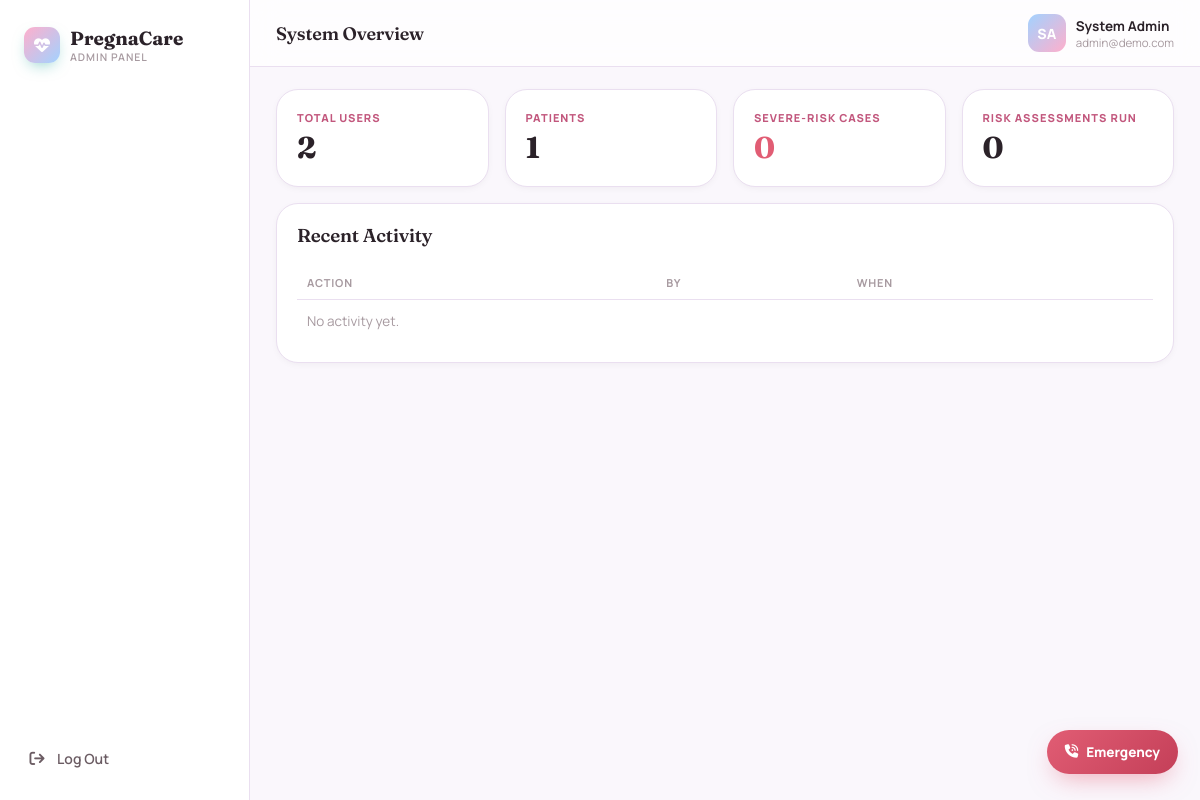
The app's page /admin_dashboard.php (signed in) with its own data.
### tables this page shows
CREATE TABLE users (
  id            VARCHAR(20)  PRIMARY KEY,
  role          ENUM('patient','admin') NOT NULL,
  username      VARCHAR(80)  NULL UNIQUE,
  first_name    VARCHAR(80)  NULL,
  middle_name   VARCHAR(80)  NULL,
  last_name     VARCHAR(80)  NULL,
  name          VARCHAR(120) NOT NULL,
  email         VARCHAR(160) NOT NULL UNIQUE,
  password_hash VARCHAR(255) NOT NULL,
  created_at    DATETIME NOT NULL DEFAULT CURRENT_TIMESTAMP
);

### base.php (the view, shortened to what this page needs)
<?php
try {
    $pdo = new PDO(
        "mysql:host=" . DB_HOST . ";port=" . DB_PORT . ";dbname=" . DB_NAME . ";charset=utf8mb4",
        DB_USER,
        DB_PASS,
        [
            PDO::ATTR_ERRMODE            => PDO::ERRMODE_EXCEPTION,
            PDO::ATTR_DEFAULT_FETCH_MODE => PDO::FETCH_ASSOC,
            PDO::ATTR_EMULATE_PREPARES   => false,
        ]
    );
} catch (PDOException $e) {
    die("Database connection failed. Import sql/schema.sql first and check the DB_* constants at the top of base.php.<br>Error: " . htmlspecialchars($e->getMessage()));
}
try {
    $pdo->exec("ALTER TABLE assessments MODIFY COLUMN level VARCHAR(40) NOT NULL");
    $pdo->exec("INSERT IGNORE INTO symptom_catalog (id, name, icon, weight) VALUES
        ('urinary_discomfort', 'Urinary Discomfort', 'fa-toilet', 0.60),
        ('fluid_loss', 'Loss of Vaginal Fluid', 'fa-water', 0.95)");
    $pdo->exec("INSERT INTO rule_base (rule_key, if_text, then_text, active)
        SELECT 'r_bp_red', 'systolic_blood_pressure is outside 110–130 mmHg OR diastolic_blood_pressure is outside 75–85 mmHg', 'Trigger Red_Alert (Severe Risk)', 1
        WHERE NOT EXISTS (SELECT 1 FROM rule_base WHERE rule_key = 'r_bp_red')");
} catch (Throwable $ignored) {}
$pdo->exec("CREATE TABLE IF NOT EXISTS risk_history (
  user_id VARCHAR(20) PRIMARY KEY,
  parity INT NULL,
  prior_abortions_or_infertility TINYINT(1) DEFAULT 0,
  prev_pp_hemorrhage TINYINT(1) DEFAULT 0,
  prev_manual_placenta_removal TINYINT(1) DEFAULT 0,
  prev_baby_over_9lb TINYINT(1) DEFAULT 0,
  prev_baby_over_5lb8oz TINYINT(1) DEFAULT 0,
  prev_baby_under_5lb8oz TINYINT(1) DEFAULT 0,
  prev_toxemia_hpn TINYINT(1) DEFAULT 0,
  prev_cesarean TINYINT(1) DEFAULT 0,
  prev_abnormal_labor TINYINT(1) DEFAULT 0,
  prev_gyn_disease TINYINT(1) DEFAULT 0,
  chronic_renal_disease TINYINT(1) DEFAULT 0,
  gestational_diabetes TINYINT(1) DEFAULT 0,
  class_b_diabetes_or_higher TINYINT(1) DEFAULT 0,
  cardiac_disease TINYINT(1) DEFAULT 0,
  other_significant_disease_score TINYINT DEFAULT 0,
  FOREIGN KEY (user_id) REFERENCES users(id) ON DELETE CASCADE
) ENGINE=InnoDB");
try { $pdo->exec("ALTER TABLE risk_history ADD COLUMN prev_cesarean TINYINT(1) DEFAULT 0"); } catch (Throwable $e) {}
try { $pdo->exec("ALTER TABLE risk_history ADD COLUMN prev_baby_under_5lb8oz TINYINT(1) DEFAULT 0"); } catch (Throwable $e) {}
try { $pdo->exec("ALTER TABLE risk_history ADD COLUMN asthma TINYINT(1) DEFAULT 0"); } catch (Throwable $e) {}
try { $pdo->exec("ALTER TABLE risk_history ADD COLUMN tuberculosis TINYINT(1) DEFAULT 0"); } catch (Throwable $e) {}
try { $pdo->exec("ALTER TABLE risk_history ADD COLUMN pulmonary_embolism TINYINT(1) DEFAULT 0"); } catch (Throwable $e) {}
try { $pdo->exec("ALTER TABLE risk_history ADD COLUMN hyperthyroidism TINYINT(1) DEFAULT 0"); } catch (Throwable $e) {}
try { $pdo->exec("ALTER TABLE risk_history ADD COLUMN hypothyroidism TINYINT(1) DEFAULT 0"); } catch (Throwable $e) {}
try { $pdo->exec("ALTER TABLE risk_history ADD COLUMN epilepsy TINYINT(1) DEFAULT 0"); } catch (Throwable $e) {}
try { $pdo->exec("ALTER TABLE risk_history ADD COLUMN torch_infection TINYINT(1) DEFAULT 0"); } catch (Throwable $e) {}
try { $pdo->exec("ALTER TABLE risk_history ADD COLUMN pyelonephritis_uti TINYINT(1) DEFAULT 0"); } catch (Throwable $e) {}
$pdo->exec("CREATE TABLE IF NOT EXISTS pregnancy_problems (
  id VARCHAR(20) PRIMARY KEY,
  user_id VARCHAR(20) NOT NULL,
  symptom_log_id VARCHAR(20) NULL,
  date DATETIME NOT NULL,
  bleeding_lt_20wks TINYINT(1) DEFAULT 0,
  bleeding_gt_20wks TINYINT(1) DEFAULT 0,
  anemia TINYINT(1) DEFAULT 0,
  postmaturity_prematurity TINYINT(1) DEFAULT 0,
  hypertension TINYINT(1) DEFAULT 0,
  prom TINYINT(1) DEFAULT 0,
  poly_oligohydramnios TINYINT(1) DEFAULT 0,
  iugr TINYINT(1) DEFAULT 0,
  multiple_pregnancy TINYINT(1) DEFAULT 0,
  breech_malpresentation TINYINT(1) DEFAULT 0,
  rh_isoimmunization TINYINT(1) DEFAULT 0,
  FOREIGN KEY (user_id) REFERENCES users(id) ON DELETE CASCADE
) ENGINE=InnoDB");
try { $pdo->exec("ALTER TABLE pregnancy_problems ADD COLUMN anemia TINYINT(1) DEFAULT 0"); } catch (Throwable $e) {}
$pdo->exec("CREATE TABLE IF NOT EXISTS postpartum_status (
  user_id VARCHAR(20) PRIMARY KEY,
  is_postpartum TINYINT(1) DEFAULT 0,
  delivery_date DATE NULL,
  delivery_type VARCHAR(30) NULL,
  baby_name VARCHAR(80) NULL,
  recovery_notes TEXT NULL,
  FOREIGN KEY (user_id) REFERENCES users(id) ON DELETE CASCADE
) ENGINE=InnoDB");
$pdo->exec("CREATE TABLE IF NOT EXISTS baby_vaccinations (
  id VARCHAR(20) PRIMARY KEY,
  user_id VARCHAR(20) NOT NULL,
  vaccine_name VARCHAR(120) NOT NULL,
  due_age_label VARCHAR(40) NOT NULL,
  due_date DATE NULL,
  given TINYINT(1) DEFAULT 0,
  given_date DATE NULL,
  sort_order INT DEFAULT 0,
  FOREIGN KEY (user_id) REFERENCES users(id) ON DELETE CASCADE
) ENGINE=InnoDB");
$pdo->exec("CREATE TABLE IF NOT EXISTS birth_plans (
  user_id VARCHAR(20) PRIMARY KEY,
  delivery_location VARCHAR(160) NULL,
  support_people VARCHAR(200) NULL,
  pain_management VARCHAR(255) NULL,
  feeding_preference VARCHAR(60) NULL,
  who_cuts_cord VARCHAR(80) NULL,
  skin_to_skin TINYINT(1) DEFAULT 1,
  special_requests TEXT NULL,
  updated_at DATETIME NULL,
  FOREIGN KEY (user_id) REFERENCES users(id) ON DELETE CASCADE
) ENGINE=InnoDB");
$pdo->exec("CREATE TABLE IF NOT EXISTS hospital_bag_items (
  id VARCHAR(20) PRIMARY KEY,
  user_id VARCHAR(20) NOT NULL,
  label VARCHAR(160) NOT NULL,
  category VARCHAR(40) DEFAULT 'General',
  is_checked TINYINT(1) DEFAULT 0,
  is_custom TINYINT(1) DEFAULT 0,
  sort_order INT DEFAULT 0,
  FOREIGN KEY (user_id) REFERENCES users(id) ON DELETE CASCADE
) ENGINE=InnoDB");
try {
    $cols = $pdo->query("SHOW COLUMNS FROM monitoring")->fetchAll(PDO::FETCH_COLUMN);
    if (!in_array('respiratory_rate', $cols)) {
        $pdo->exec("ALTER TABLE monitoring ADD COLUMN respiratory_rate INT NULL");
    }
    if (!in_array('spo2', $cols)) {
        $pdo->exec("ALTER TABLE monitoring ADD COLUMN spo2 INT NULL");
    }
    if (!in_array('fetal_heart_rate', $cols)) {
        $pdo->exec("ALTER TABLE monitoring ADD COLUMN fetal_heart_rate INT NULL");
    }
} catch (Throwable $ignored) {}
$pdo->exec("CREATE TABLE IF NOT EXISTS prenatal_laboratories (
  id VARCHAR(30) PRIMARY KEY,
  user_id VARCHAR(20) NOT NULL,
  date DATETIME NOT NULL,
  lab_type VARCHAR(30) NOT NULL DEFAULT 'initial',
  cbc_hemoglobin DECIMAL(5,2) NULL,
  cbc_hematocrit DECIMAL(5,2) NULL,
  cbc_wbc DECIMAL(6,2) NULL,
  cbc_platelets INT NULL,
  blood_type VARCHAR(10) NULL,
  rh_factor VARCHAR(15) NULL,
  urinalysis_protein VARCHAR(20) NULL,
  urinalysis_glucose VARCHAR(20) NULL,
  urinalysis_ketones VARCHAR(20) NULL,
  blood_glucose DECIMAL(6,2) NULL,
  hiv_screening VARCHAR(20) NULL,
  syphilis_screening VARCHAR(20) NULL,
  hepb_screening VARCHAR(20) NULL,
  urine_culture VARCHAR(80) NULL,
  other_tests TEXT NULL,
  ultrasound_notes TEXT NULL,
  fetal_heart_rate INT NULL,
  fundal_height_cm DECIMAL(5,1) NULL,
  fetal_movement INT NULL,
  notes TEXT NULL,
  created_at DATETIME NOT NULL,
  FOREIGN KEY (user_id) REFERENCES users(id) ON DELETE CASCADE
) ENGINE=InnoDB");
function e($s){ return htmlspecialchars($s ?? '', ENT_QUOTES, 'UTF-8'); }
function initials($name){
    $parts = preg_split('/\s+/', trim($name ?? '?'));
    $init = '';
    foreach (array_slice($parts, 0, 2) as $p) if ($p !== '') $init .= mb_strtoupper(mb_substr($p, 0, 1));
    return $init ?: '?';
}
function current_user(){
    global $pdo;
    $stmt = $pdo->prepare("SELECT * FROM users WHERE id = ?");
    $stmt->execute([$_SESSION['user_id']]);
    return $stmt->fetch() ?: null;
}
function render_header($title, $active = ''){
    $u = current_user();
    ?>
<!DOCTYPE html>
<html lang="en">
<head>
<link rel="stylesheet" href="https://cdnjs.cloudflare.com/ajax/libs/font-awesome/6.5.1/css/all.min.css">
<link rel="stylesheet" href="css/style.css?v=<?php echo @filemtime(__DIR__.'/css/style.css') ?: time(); ?>" />
</head>
<body>
<?php if ($u): ?>
<div class="shell">
  <aside class="sidebar">
    <div class="brand">
      <div class="mark"><i class="fa-solid fa-heart-pulse"></i></div>
      <div class="name">PregnaCare<small><?php echo e(ucfirst($u['role'])); ?> Panel</small></div>
    </div>
    <div style="margin-top:auto;">
      <a class="nav-link js-logout" href="logout.php" onclick="return pcConfirmLogout(event)"><i class="fa-solid fa-arrow-right-from-bracket"></i> Log Out</a>
    </div>
  </aside>
  <div class="main">
    <div class="topbar">
      <h2 style="margin:0;font-size:18px;"><?php echo e($title); ?></h2>
      <div class="topbar-user-row">
        <div class="avatar"><?php echo e(initials($u['name'])); ?></div>
        <div style="min-width:0;">
          <div style="font-weight:700;font-size:13.5px;white-space:nowrap;overflow:hidden;text-overflow:ellipsis;max-width:38vw;"><?php echo e($u['name']); ?></div>
          <div class="muted" style="font-size:11.5px;white-space:nowrap;overflow:hidden;text-overflow:ellipsis;max-width:38vw;"><?php echo e($u['email']); ?></div>
        </div>
      </div>
    </div>
    <div class="content">
<?php endif;
}
?>
<?php
function render_footer(){
    $u = current_user();
    if ($u):
?>
    </div>
  </div>
</div>
<?php
$fabHref = 'recommendations.php';
?>
<a class="emergency-fab" href="<?php echo htmlspecialchars($fabHref); ?>"><i class="fa-solid fa-phone-volume"></i> Emergency</a>
<?php endif; ?>
</body>
</html>
<?php
}
    ?>

### css/style.css (style rules this page uses)
:root { --bg: #FAF7FC; --bg-soft: #F2E9F5; --surface: #FFFFFF; --surface-glass: rgba(255,255,255,0.72); --border: #EADFF0; --ink: #2B2229; --ink-soft: #6B5C63; --muted: #A79AA0; --teal: #FFAFCC; --teal-dark: #C2577D; --teal-light: #FFC8DD; --sky: #A2D2FF; --sky-dark: #3E7CC4; --sky-light: #BDE0FE; --green: #CDB4DB; --green-light: #F1E7F5; --risk-low: #6FAE82; --risk-low-bg: #E7F4EB; --risk-mod: #E0A24A; --risk-mod-bg: #FCF1DD; --risk-high: #E15D74; --risk-high-bg: #FCE4E9; --radius-lg: 22px; --radius-md: 16px; --radius-sm: 10px; --shadow-soft: 0 8px 30px -12px rgba(43,34,41,0.14); --shadow-card: 0 2px 10px -4px rgba(43,34,41,0.10); --font-display: 'Fraunces', serif; --font-body: 'Manrope', sans-serif; }
* { box-sizing:border-box; }
html,body { margin:0;padding:0; }
body { font-family: var(--font-body); background: var(--bg); color: var(--ink); -webkit-font-smoothing: antialiased; min-height:100vh; }
h1,h2,h3,h4,.font-display { font-family: var(--font-display); font-weight:600; letter-spacing:-0.01em; }
a { color:inherit; text-decoration:none; }
.shell { display:flex; min-height:100vh; }
.sidebar { width: 250px; flex-shrink:0; background: var(--surface); border-right:1px solid var(--border); padding: 22px 16px; display:flex; flex-direction:column; gap: 22px; position:sticky; top:0; height:100vh; overflow-y:auto; }
.brand { display:flex; align-items:center; gap:10px; padding: 4px 8px 8px; }
.brand .mark { width:36px;height:36px;border-radius:11px; background: linear-gradient(135deg, var(--teal), var(--sky)); display:flex;align-items:center;justify-content:center; color:#fff; font-size:16px; flex-shrink:0; box-shadow: 0 6px 16px -6px rgba(14,156,143,0.55); }
.brand .name { font-family:var(--font-display); font-size:19px; font-weight:700; }
.brand .name small { display:block; font-family:var(--font-body); font-weight:600; font-size:10.5px; letter-spacing:.09em; text-transform:uppercase; color:var(--muted); }
.nav-link { display:flex; align-items:center; gap:11px; padding:10px 12px; border-radius:12px; color: var(--ink-soft); font-weight:600; font-size:14px; transition: background .15s, color .15s; }
.nav-link i { width:18px; text-align:center; font-size:15px; }
.topbar { display:flex; align-items:center; justify-content:space-between; gap:14px; padding: 14px 26px; position:sticky; top:0; z-index:20; background: var(--surface-glass); backdrop-filter: blur(14px); border-bottom:1px solid var(--border); }
.topbar-user-row { display:flex; align-items:center; gap:10px; }
.main { flex:1; min-width:0; display:flex; flex-direction:column; }
.content { padding: 22px 26px 100px; max-width:1280px; width:100%; margin:0 auto; }
.emergency-fab { position:fixed; right:22px; bottom:90px; z-index:40; background: linear-gradient(135deg,#E15D74,#C43F58); color:#fff; border:none; padding:13px 18px; border-radius:999px; font-weight:800; font-size:13.5px; display:flex; gap:8px; align-items:center; box-shadow: 0 10px 26px -8px rgba(225,93,116,.55); }
@media (min-width: 861px) { .emergency-fab { bottom:26px; } }
.muted { color: var(--muted); }
.avatar { width:38px;height:38px;border-radius:11px; background: linear-gradient(135deg,var(--sky),var(--teal)); color:#fff; display:flex; align-items:center; justify-content:center; font-weight:800; font-size:14px; flex-shrink:0; }

### records on screen
users: role "ADMIN", name "SA", name "System Admin", email "admin@demo.com"

### other values on screen
$title "System Overview"
$totalUsers "2"
$patients "1"
$highRisk "0"
$totalAssessments "0"
